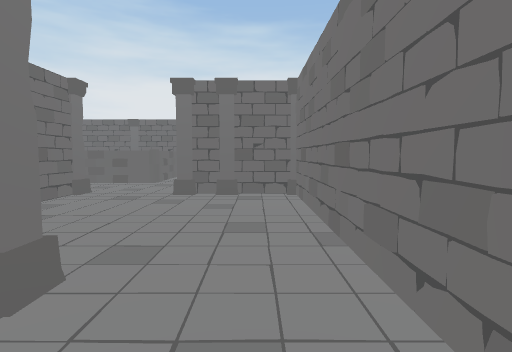
View 1 (above)

22 first-person views from a walk through a scene from a Unity 3-D project. The camera is 1.4 m above the floor, tilts 4° down and sees 80° across. The floor is counted in squares, 2 m on a side. Each view is taken from the middle of a square. On the plan, view 1 faces up. The plan holds only what a view shows up to about 10 squares ahead; the rest is blank. Some animated figures are not drawn.

View 2
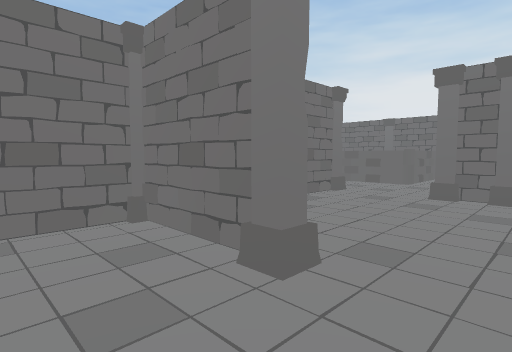

View 3
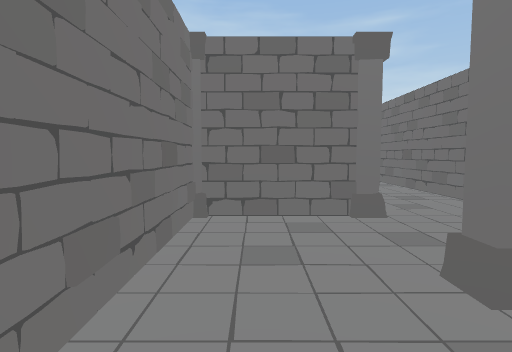

View 4
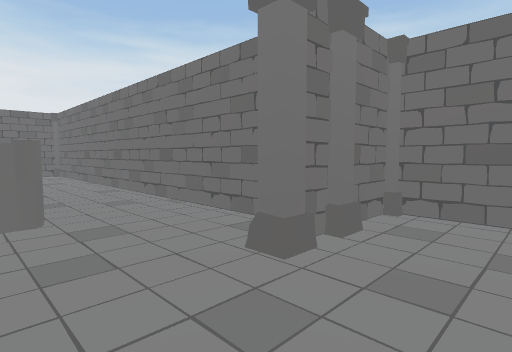

View 5
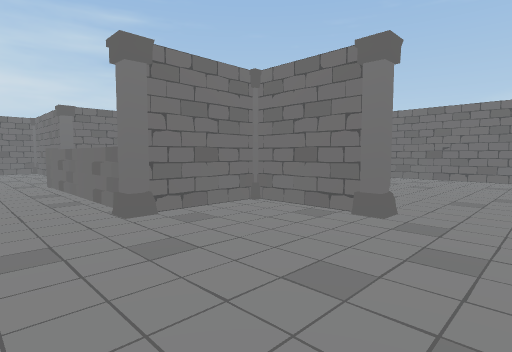

View 6
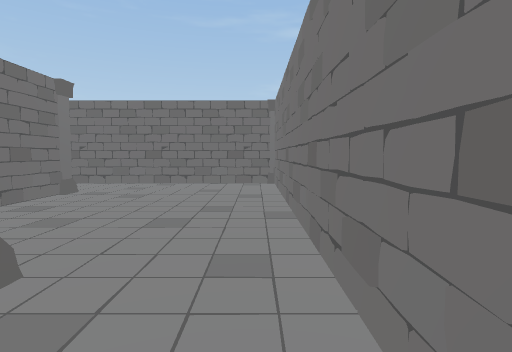

View 7
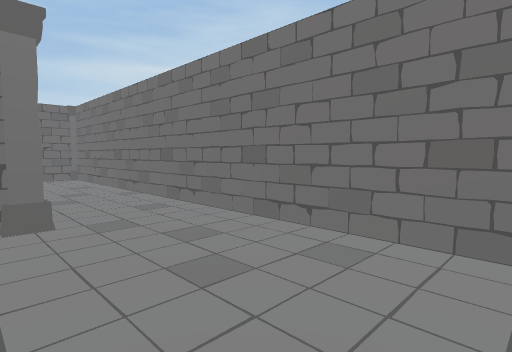

View 8
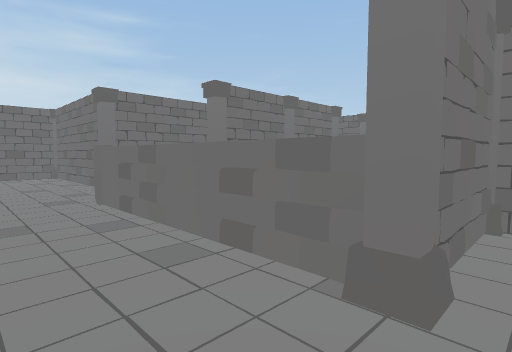

View 9
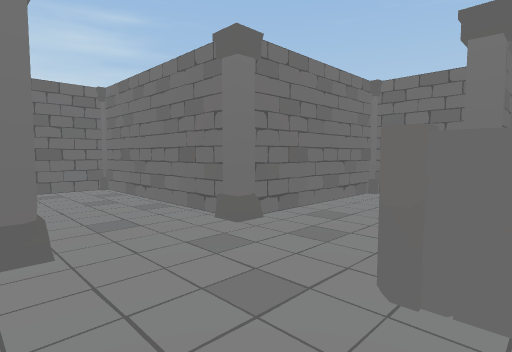

View 10
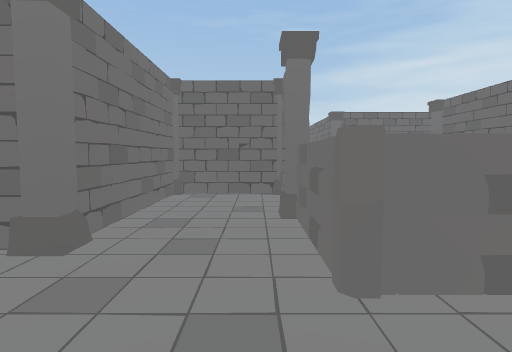

View 11
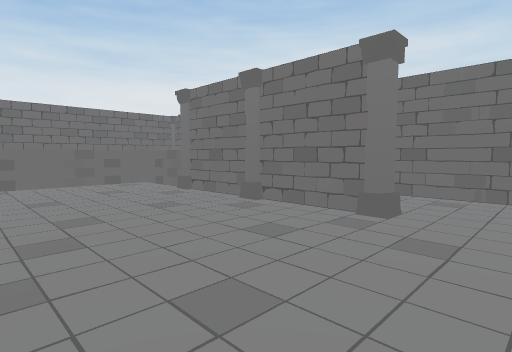

View 12
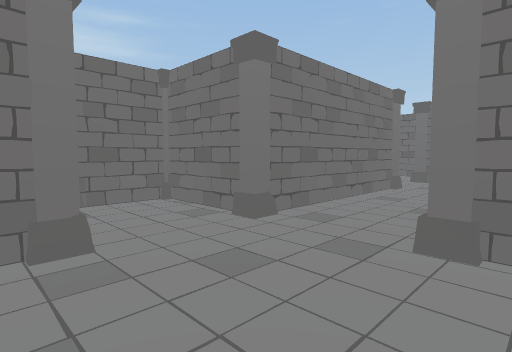

View 13
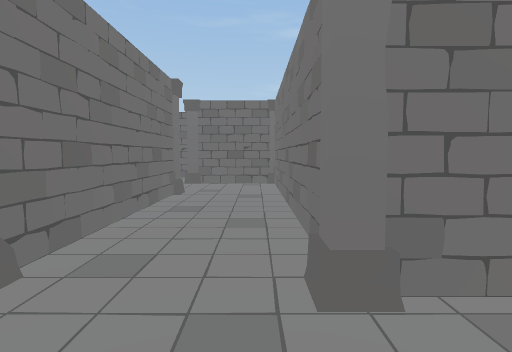

View 14
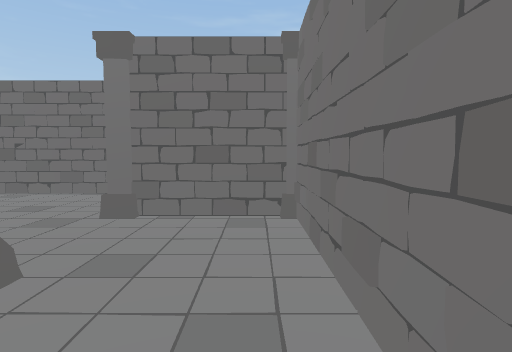

View 15
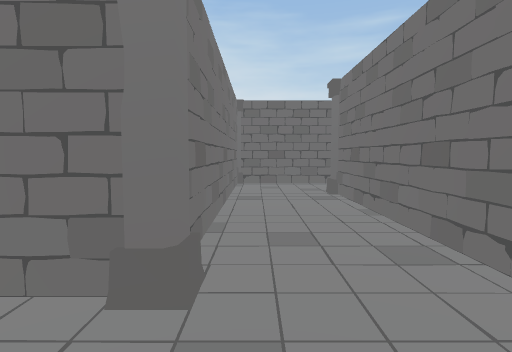

View 16
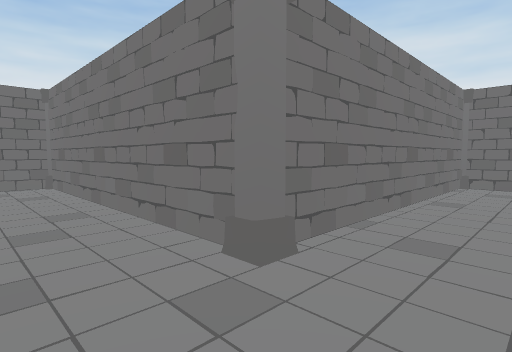

View 17
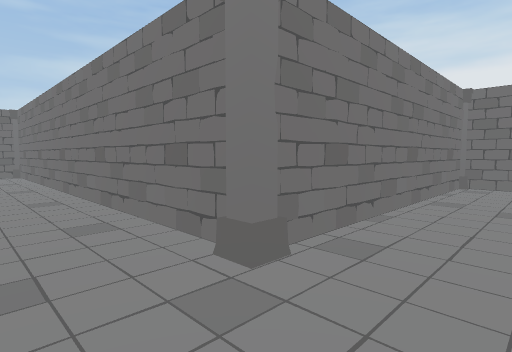

View 18
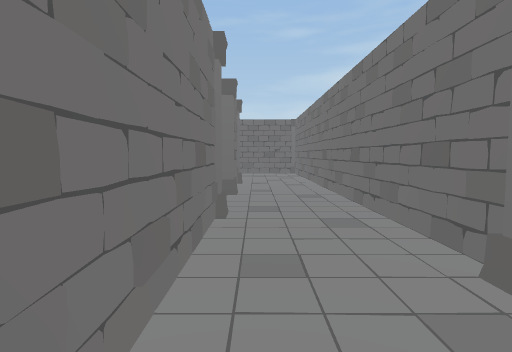

View 19
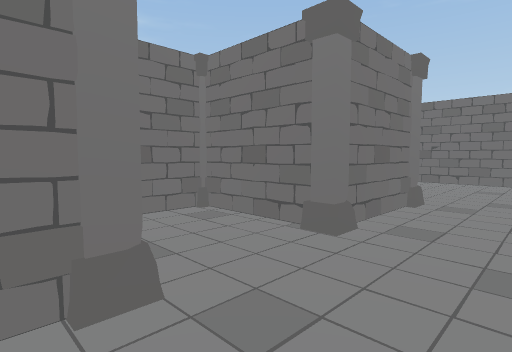

View 20
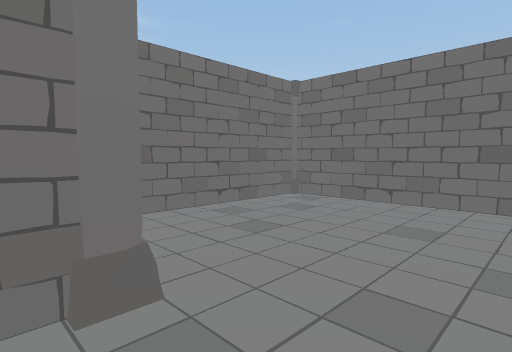

View 21
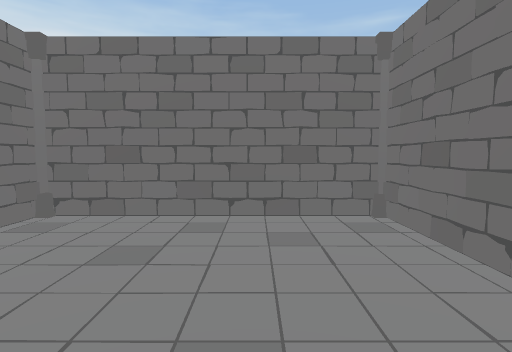

View 22
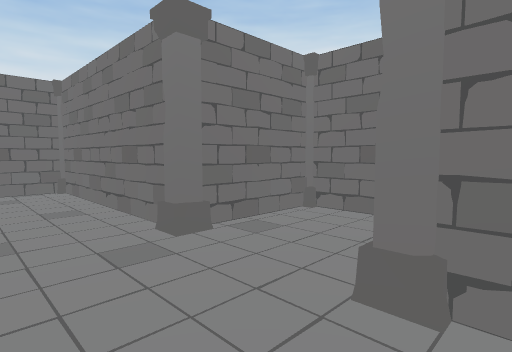

### Floor plan
Ten units are one square. View 1 is at (0, 0); x grows to the right and y downward. Boxes are objects, and circles mark ways between rooms. Rooms are numbered by the first view taken in them; rooms with no view inside come last. Other rooms are left out.
<svg viewBox="-290 -159 302 189">
<path fill="none" stroke="#000" d="M-13 4 7 4 7 -15M-26 -105 -23 -101M-5 -62 -5 -154 -105 -154 -104 -115M-45 -134 -45 -116 -25 -116 -25 -74 -44 -74M-54 -56 -32 -56 -32 -16 -19 -16M-85 -116 -70 -116M7 -15 7 -54 -13 -54M-85 -76 -26 -76 -26 -105M-111 -94 -164 -94 -164 -75M-104 -115 -104 -95M-145 -76 -104 -76 -104 -56 -79 -56M-165 -56 -106 -56 -106 -64M-187 -15 -204 -15M-176 -74 -184 -74 -184 -16M-206 4 -166 4 -166 -52M-204 -15 -246 -15M-245 4 -225 4 -225 24 -206 24 -206 4M-246 -15 -285 -15 -285 24 -246 24 -246 19M-32 16 -32 25M-14 -15 -32 -15 -32 -3M-64 -74 -64 -56 -54 -56"/>
<rect x="-15" y="-5" width="10" height="10" fill="#bbb"><title>column</title></rect>
<rect x="-15" y="-15" width="10" height="10" fill="#bbb"><title>column</title></rect>
<rect x="-55" y="-145" width="20" height="10" fill="#bbb"><title>column</title></rect>
<rect x="-45" y="-75" width="10" height="10" fill="#bbb"><title>column</title></rect>
<rect x="-35" y="-65" width="10" height="10" fill="#bbb"><title>column</title></rect>
<rect x="-25" y="-125" width="10" height="20" fill="#bbb"><title>column</title></rect>
<rect x="-15" y="-55" width="10" height="10" fill="#bbb"><title>column</title></rect>
<rect x="-5" y="-55" width="10" height="10" fill="#bbb"><title>column</title></rect>
<rect x="-105" y="-85" width="10" height="10" fill="#bbb"><title>column</title></rect>
<rect x="-105" y="-95" width="10" height="10" fill="#bbb"><title>column</title></rect>
<rect x="-95" y="-75" width="10" height="10" fill="#bbb"><title>column</title></rect>
<rect x="-95" y="-115" width="10" height="10" fill="#bbb"><title>column</title></rect>
<rect x="-75" y="-85" width="20" height="10" fill="#bbb"><title>column</title></rect>
<rect x="-55" y="-115" width="20" height="10" fill="#bbb"><title>column</title></rect>
<rect x="-185" y="-15" width="10" height="10" fill="#bbb"><title>column</title></rect>
<rect x="-175" y="-65" width="10" height="10" fill="#bbb"><title>column</title></rect>
<rect x="-165" y="-75" width="10" height="10" fill="#bbb"><title>column</title></rect>
<rect x="-155" y="-75" width="10" height="10" fill="#bbb"><title>column</title></rect>
<rect x="-225" y="-5" width="10" height="10" fill="#bbb"><title>column</title></rect>
<rect x="-215" y="-5" width="10" height="10" fill="#bbb"><title>column</title></rect>
<rect x="-255" y="-5" width="10" height="10" fill="#bbb"><title>column</title></rect>
<rect x="-35" y="-15" width="10" height="10" fill="#bbb"><title>column</title></rect>
<rect x="-65" y="-55" width="10" height="10" fill="#bbb"><title>column</title></rect>
<circle cx="0" cy="-20" r="3" fill="#2a7"/>
<circle cx="-10" cy="-5" r="3" fill="#2a7"/>
<circle cx="-95" cy="-120" r="3" fill="#2a7"/>
<circle cx="-45" cy="-65" r="3" fill="#2a7"/>
<circle cx="-155" cy="-80" r="3" fill="#2a7"/>
<circle cx="-195" cy="-5" r="3" fill="#2a7"/>
<circle cx="-235" cy="-5" r="3" fill="#2a7"/>
<text x="-10" y="-10">1</text>
<text x="-20" y="-100">2</text>
<text x="-90" y="-90">3</text>
<text x="-170" y="-40">4</text>
<text x="-220" y="0">5</text>
<text x="-270" y="0">6</text>
<text x="-30" y="0">7</text>
<text x="-60" y="-60">8</text>
</svg>
Room 1 opens to room 2. Room 1 opens to room 7. Room 2 opens to room 3. Room 2 opens to room 8. Room 3 opens to room 4. Room 4 opens to room 5. Room 5 opens to room 6.

Where each view was taken, in squares from view 1:
view 1: 0 up, 0 right, facing up
view 2: 0 up, 0 right, facing up-left
view 3: 3 up, 0 right, facing down
view 4: 4 up, 3 left, facing up-right
view 5: 15 up, 1 left, facing down-left
view 6: 15 up, 3 left, facing left
view 7: 13 up, 1 left, facing up-left
view 8: 12 up, 1 left, facing down-left
view 9: 8 up, 1 left, facing down-left
view 10: 7 up, 1 left, facing left
view 11: 11 up, 10 left, facing down-right
view 12: 10 up, 8 left, facing down-left
view 13: 9 up, 9 left, facing left
view 14: 9 up, 13 left, facing left
view 15: 7 up, 17 left, facing down
view 16: 7 up, 18 left, facing down-right
view 17: 0 up, 17 left, facing up-left
view 18: 0 up, 17 left, facing left
view 19: 1 up, 20 left, facing down-left
view 20: 1 up, 24 left, facing down-left
view 21: 1 up, 27 left, facing down
view 22: 1 up, 23 left, facing down-right
